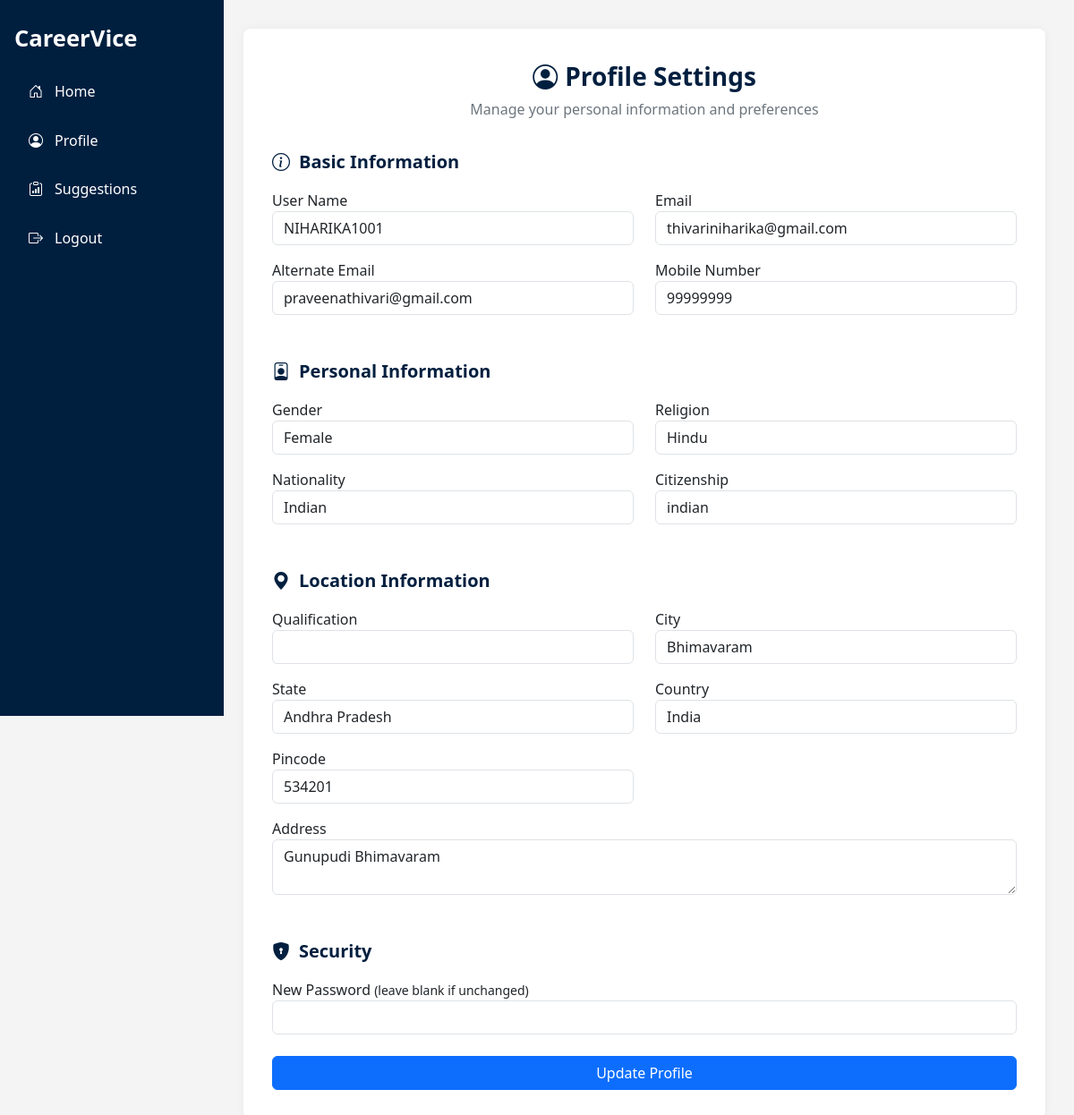
The app's page /profile/ (signed in), older data.
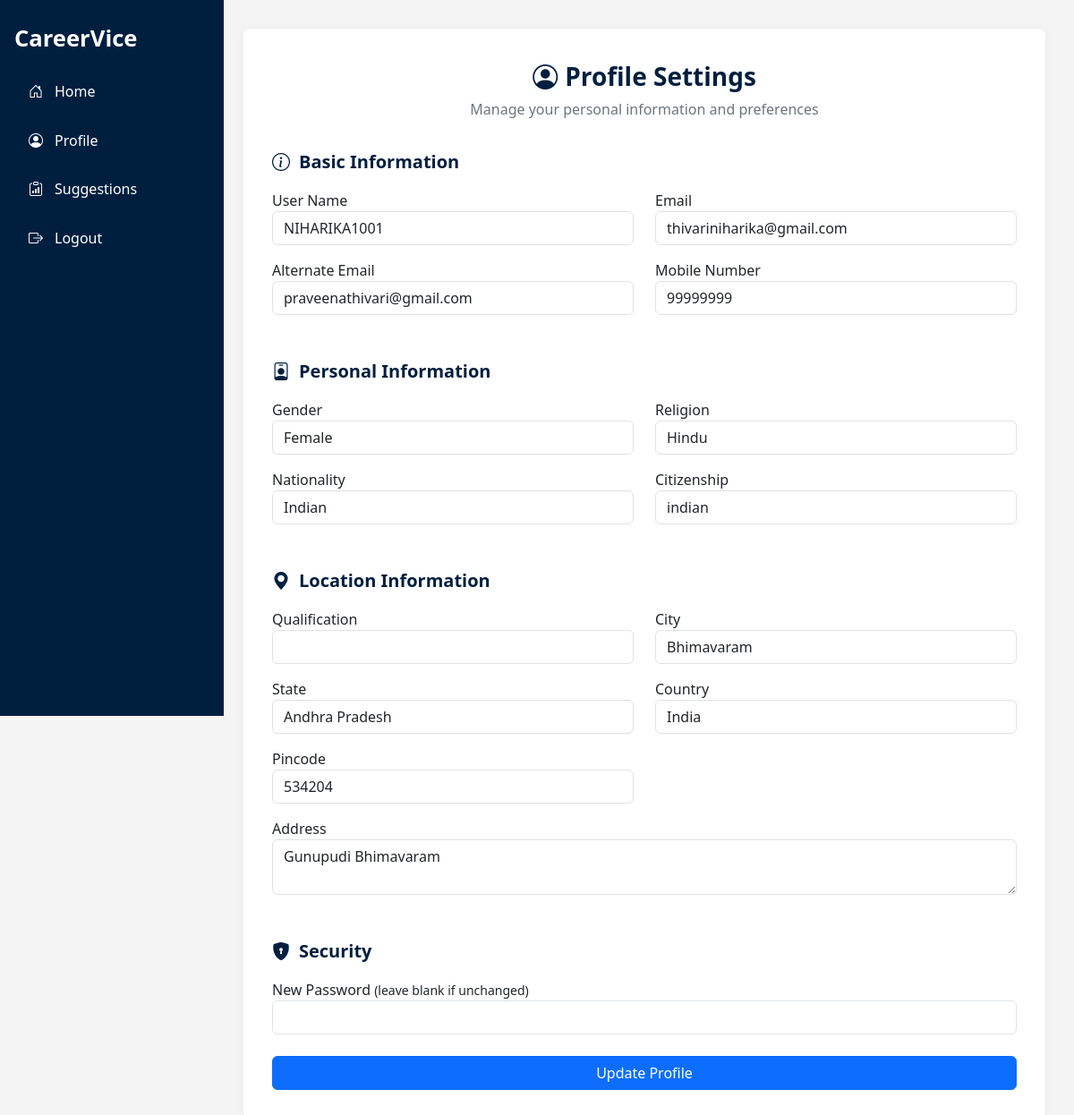
The same page, newer data.
### CareerViceApp1/models.py (models this page shows, shortened)
class Profile(models.Model):
    user = models.OneToOneField(User, on_delete=models.CASCADE)
    gender = models.CharField(max_length=20, blank=True)
    nationality = models.CharField(max_length=50, blank=True)
    religion = models.CharField(max_length=50, blank=True)
    citizenship = models.CharField(max_length=50, blank=True)
    qualification = models.CharField(max_length=100, blank=True)
    mobile = models.CharField(max_length=15, blank=True)
    alt_email = models.EmailField(blank=True)
    location = models.CharField(max_length=100, blank=True)
    address = models.TextField(blank=True)
    pin_code = models.CharField(max_length=10, blank=True)
    state = models.CharField(max_length=50, blank=True)
    country = models.CharField(max_length=50, blank=True)

### CareerViceApp1/views.py (the view, shortened to what this page needs)
# urls.py: path('profile/', views.profile_view, name='profile'),
@login_required
def profile_view(request):
    user = request.user
    profile = user.profile
    gender_choices = ["Male", "Female", "Other"]  # Ensure this matches your form
    return render(request, "profile.html", {
        "profile": profile,
        "gender_choices": gender_choices,
    })

### CareerViceApp1/templates/profile.html (shortened to what this page needs)
{% extends 'base.html' %}
{% block content %}
<div class="container profile-container">
  <div class="text-center">
    <div class="profile-heading"><i class="bi bi-person-circle me-2"></i>Profile Settings</div>
    <p class="profile-subheading">Manage your personal information and preferences</p>
  </div>
  <form method="post">
    <div class="section-title"><i class="bi bi-info-circle"></i> Basic Information</div>
    <div class="row">
      <div class="col-md-6 mb-3">
        <label>User Name</label>
        <input type="text" name="username" class="form-control" value="{{ user.username }}">
      </div>
      <div class="col-md-6 mb-3">
        <label>Email</label>
        <input type="email" name="email" class="form-control" value="{{ user.email }}">
      </div>
      <div class="col-md-6 mb-3">
        <label>Alternate Email</label>
        <input type="email" name="alt_email" class="form-control" value="{{ profile.alt_email }}">
      </div>
      <div class="col-md-6 mb-3">
        <label>Mobile Number</label>
        <input type="text" name="mobile" class="form-control" value="{{ profile.mobile }}">
      </div>
    </div>
    <div class="section-title"><i class="bi bi-person-badge"></i> Personal Information</div>
    <div class="row">
      <div class="col-md-6 mb-3">
        <label>Gender</label>
        <select name="gender" class="form-control">
          {% for g in gender_choices %}
          <option value="{{ g }}" {% if profile.gender == g %}selected{% endif %}>{{ g }}</option>
          {% endfor %}
        </select>
      </div>
      <div class="col-md-6 mb-3">
        <label>Religion</label>
        <input type="text" name="religion" class="form-control" value="{{ profile.religion }}">
      </div>
      <div class="col-md-6 mb-3">
        <label>Nationality</label>
        <input type="text" name="nationality" class="form-control" value="{{ profile.nationality }}">
      </div>
      <div class="col-md-6 mb-3">
        <label>Citizenship</label>
        <input type="text" name="citizenship" class="form-control" value="{{ profile.citizenship }}">
      </div>
    </div>
    <div class="section-title"><i class="bi bi-geo-alt-fill"></i> Location Information</div>
    <div class="row">
      <div class="col-md-6 mb-3">
        <label>Qualification</label>
        <input type="text" name="qualifications" class="form-control" value="{{ profile.qualifications }}">
      </div>
      <div class="col-md-6 mb-3">
        <label>City</label>
        <input type="text" name="location" class="form-control" value="{{ profile.location }}">
      </div>
      <div class="col-md-6 mb-3">
        <label>State</label>
        <input type="text" name="state" class="form-control" value="{{ profile.state }}">
      </div>
      <div class="col-md-6 mb-3">
        <label>Country</label>
        <input type="text" name="country" class="form-control" value="{{ profile.country }}">
      </div>
      <div class="col-md-6 mb-3">
        <label>Pincode</label>
        <input type="text" name="pin_code" class="form-control" value="{{ profile.pin_code }}">
      </div>
      <div class="col-12 mb-3">
        <label>Address</label>
        <textarea name="address" class="form-control">{{ profile.address }}</textarea>
      </div>
    </div>
    <div class="section-title"><i class="bi bi-shield-lock-fill"></i> Security</div>
    <div class="mb-4">
      <label>New Password <small>(leave blank if unchanged)</small></label>
      <input type="password" name="password" class="form-control">
    </div>
    <button type="submit" class="btn btn-primary w-100">Update Profile</button>
  </form>
</div>
{% endblock %}

Row changes from the older to the newer data that the page shows:
changed Profile "praveenathivari@gmail.com": pin_code "534201" → "534204"
